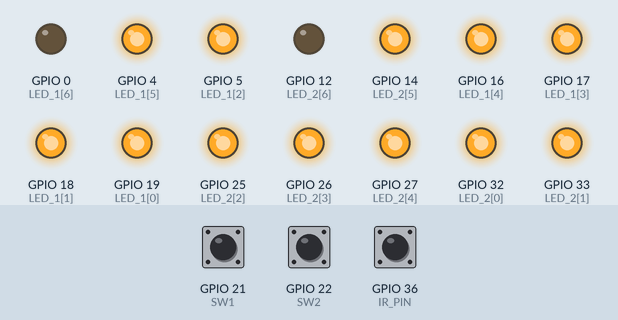
The sketch below on a simulated ESP32. Shown: output pins drawn as LEDs (lit = HIGH). The test bench sets the inputs (shaded band); at power-on: GPIO 36 (IR_PIN) HIGH, GPIO 21 (SW1) HIGH, GPIO 22 (SW2) HIGH.

Above: at 1.2 s.
1.3 s: GPIO 36 (IR_PIN) driven LOW
At 2.2 s:
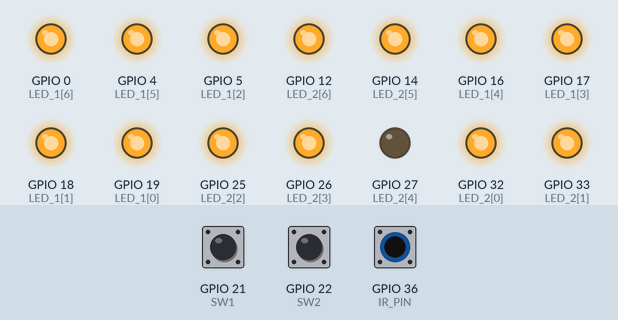
2.8 s: GPIO 36 (IR_PIN) pulsed HIGH 5 times (0.12 s each, 0.3 s apart)
At 5.2 s:
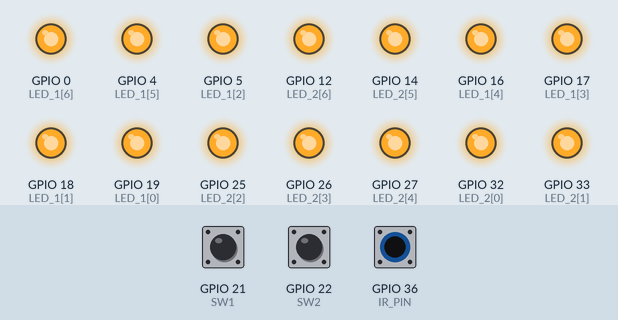
5.8 s: GPIO 36 (IR_PIN) pulsed HIGH 2 times (0.12 s each, 0.3 s apart)
At 6.9 s:
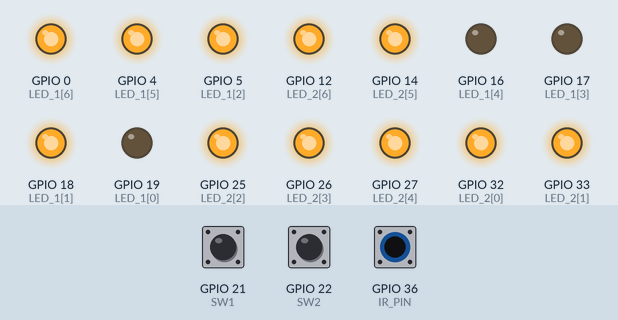
Timing chart, 0 to 8.8 s (numbered marks = the images above; inputs shaded):
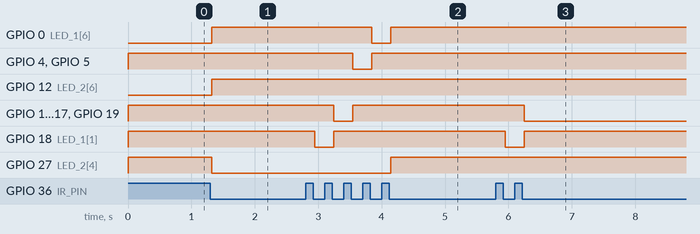

The sketch:

midterm_Garcia.ino
```cpp
/*=============================================================
             7-SEGMENT IR DEMO with LOGICAL MODES
===============================================================
Description:
    This program demonstrates the detection of infrared sensor
    input signals, with an additional logical binary mode feature
    that allows the counter to increment or decrement depending
    on the logical binary being switched onto. The count value is
    then displayed on two 7-segment displays, representing ones
    and tens.


Programmer:
    Mark Garcia

Date:
    29 Oct 2026
*/

// GPIO Pins
const uint8_t IR_PIN = 36;

const uint8_t SW1 = 21;
const uint8_t SW2 = 22;
// Para sa switches

const uint8_t LED_1[] = {19, 18, 5, 17, 16, 4, 0};
const uint8_t NUM_ONES = sizeof(LED_1) / sizeof(LED_1[0]);

const uint8_t LED_2[] = {32, 33, 25, 26, 27, 14, 12};
const uint8_t NUM_TENS = sizeof(LED_2) / sizeof(LED_2[0]);

// Variables
int ir_counter = 0;
int ir_previousState = 1;

bool SW1_state = 0;
bool SW2_state = 0;
// Default switch values.

#include "decoder.h"

void setup() {
    pinMode(IR_PIN, INPUT);

    pinMode(SW1, INPUT);
    pinMode(SW2, INPUT);

    for (int i = 0; i < NUM_ONES; i++) {
        pinMode(LED_1[i], OUTPUT);
    }

    for (int i = 0; i < NUM_TENS; i++) {
        pinMode(LED_2[i], OUTPUT);
    }

    ir_previousState = digitalRead(IR_PIN);
    displayCounter(ir_counter);
}

void loop() {
    decoder(ir_previousState);
}
```

decoder.h
```cpp
// 7-Seg Array Map [10x7]
// Para hapos nalang ang kinabuhi
const uint8_t DIGITS[10][7] = {
    {1, 1, 1, 1, 1, 1, 0}, // 0
    {0, 1, 1, 0, 0, 0, 0}, // 1
    {1, 1, 0, 1, 1, 0, 1}, // 2
    {1, 1, 1, 1, 0, 0, 1}, // 3
    {0, 1, 1, 0, 0, 1, 1}, // 4
    {1, 0, 1, 1, 0, 1, 1}, // 5
    {1, 0, 1, 1, 1, 1, 1}, // 6
    {1, 1, 1, 0, 0, 0, 0}, // 7
    {1, 1, 1, 1, 1, 1, 1}, // 8
    {1, 1, 1, 1, 0, 1, 1}  // 9
};

// Allows connectivity from the board to the 7-Seg
void displayDigit(int digit, const uint8_t pins[]) {
    for (int i = 0; i < 7; i++) {
        digitalWrite(pins[i], DIGITS[digit][i]);
    }
}

// Determines the display of SEG1's Ones and SEG2's Tens
// via sensor count
void displayCounter(int counter) {
    int tens = counter / 10;
    int ones = counter % 10;

    displayDigit(tens, LED_2);
    displayDigit(ones, LED_1);
}

void decoder(int &previousState) {
    int currentState = digitalRead(IR_PIN);
    // Kung may new detection since kay 1 naman ang sa main

    bool sw1 = digitalRead(SW1);
    bool sw2 = digitalRead(SW2);
    // Initialize ang boolean values ni switches

    if (previousState == 1 && currentState == 0)    {
        if (sw1 == 0 && sw2 == 0)   {       // If 0 0, then count = count + 1
            ir_counter += 1;
        }
        else if (sw1 == 0 && sw2 == 1)  {   // If 0 1, then count = count - 1
            ir_counter -= 1;
        }
        else if (sw1 == 1 && sw2 == 0)  {   // If 1 0, then count = count + 2
            ir_counter += 2;
        }
        else if (sw1 == 1 && sw2 == 1)  {   // If 1 1, then count = count - 2
            ir_counter -= 2;
        }

        ir_counter = (ir_counter + 100) % 100;
        // Para indi siya mag lapaw within the 0-99 nga range
        // For example abi counter = 1;
        // (1 + 100) % 100 is 1.10
        // Since modulo siya, ang ipakita lang is 0 and 1

        displayCounter(ir_counter);
    }

    previousState = currentState;
    delay(30);
}
```

Measured:
- after the input at 1.3 s, GPIO 0 (LED_1[6]), GPIO 12 (LED_2[6]): LOW → HIGH at once; GPIO 27 (LED_2[4]): HIGH → LOW at once
- after the input at 2.8 s, GPIO 0 (LED_1[6]): HIGH → LOW after 1.0 s, → HIGH 0.30 s later; GPIO 4 (LED_1[5]): HIGH → LOW after 0.74 s, → HIGH 0.30 s later
- after the input at 5.8 s, GPIO 16 (LED_1[4]), GPIO 17 (LED_1[3]), GPIO 19 (LED_1[0]): HIGH → LOW after 0.45 s; GPIO 18 (LED_1[1]): HIGH → LOW after 0.15 s, → HIGH 0.30 s later
